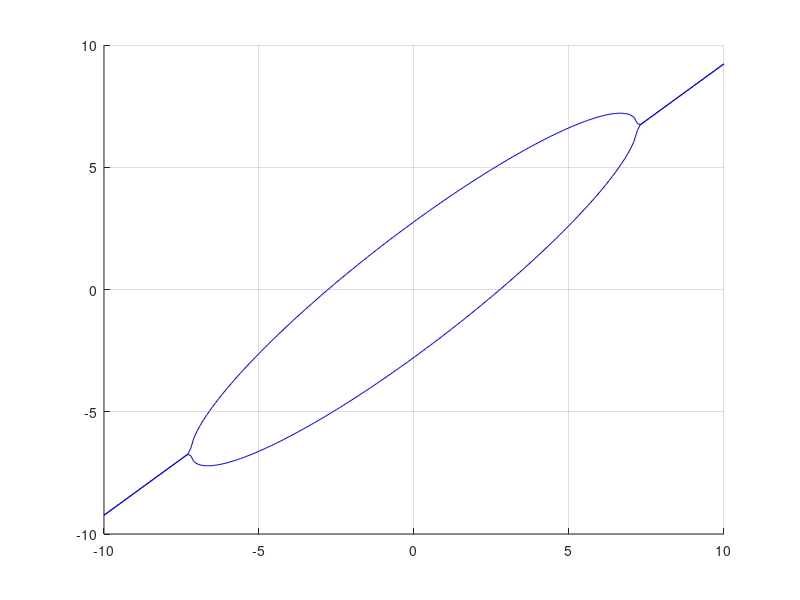

MATLAB code to generate this figure:
clear all;
clc;

a=10; %semi major
b=2;%semi minor
x0=0;
y0=0;
the =  pi/4;
dx=0.1;
x=-10:dx:10;
%Constants
A=a^2*(sin(the))^2+b^2*(cos(the))^2;
B=2*(b^2-a^2)*sin(the)*cos(the);
C=a^2*(cos(the))^2+b^2*(sin(the))^2;
D=-2*A*x0-B*y0;
E=-B*x0 - 2*C*y0;
F=A*x0^2+B*x0*y0+C*y0^2-a^(2)*b^(2);



temp=sqrt((B*x+E).^2 - 4*C*(A*x.^2+D*x+F));
y1=((-B*x - E) + sqrt((B*x+E).^2 - 4*C*(A*x.^2+D*x+F)))/(2*C);
y2=((-B*x - E) - sqrt((B*x+E).^2 - 4*C*(A*x.^2+D*x+F)))/(2*C);
y1=real(y1);
y2=real(y2);
test=((length(x))/2);

%{
noiseIntensity=0.1;
for v = 2:(length(x)/2)
    if y1(v)==y2(v)
       y1(v-1)=NaN;
       y2(v-1)=NaN;
    else
       y1(v-1)=y1(v-1)+randn(1)*noiseIntensity;
       y2(v-1)=y2(v-1)+randn(1)*noiseIntensity;
    end
end
for w =((length(x))/2-0.5):1:(length(x)-1)
    if y1(w)==y2(w)
       y1(w+1)=NaN;
       y2(w+1)=NaN;
    else
       %y1(w+1)=y1(w+1)+randn(1)*noiseIntensity;
       %y2(w+1)=y2(w+1)+randn(1)*noiseIntensity;
    end
end

randn(size(1))*noiseIntensity;
randn(size(1))*noiseIntensity;
%}
%{
%---------------------------------------
y=sqrt((a^2*b^2-a^2*(x-x0).^2)/b^2)+y0;
y=real(y);
hold on 
plot(x,y,'go');
plot(x,-y,'go');
hold off
%----------------------------------
%}
hold on
grid on
xlim([-10 10])
ylim([-10 10])
plot(x,y1,'b');
plot(x,y2,'b');
hold off